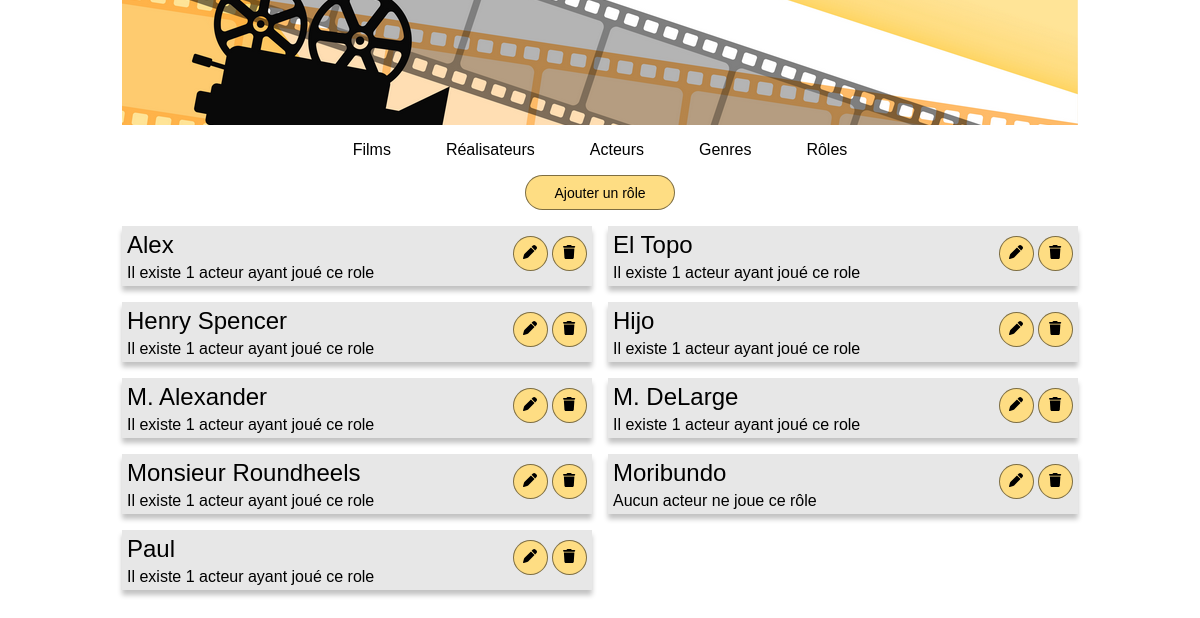
/index.php?action=listRoles, run on the app's committed database.
### controller/CinemaController.php (called while the page is built, shortened)
<?php
class CinemaController
{
    public function connectToBDD()
    {
        return Connect::seConnecter();
    }
    public function listRoles()
    {
        $roles = $this->connectToBDD()->query("
        SELECT
        r.id_rôle,
        r.nom_rôle,
        COUNT(j.id_acteur) AS nbActeurs
        FROM jouer j
        INNER JOIN acteur a ON j.id_acteur = a.id_acteur
        INNER JOIN personne p ON a.id_personne = p.id_personne
        RIGHT JOIN rôle r ON j.id_rôle= r.id_rôle
        GROUP BY r.id_rôle
        ORDER BY r.nom_rôle
        ");
        require "view/listRoles.php";
    }
}

### model/Connect.php (called while the page is built, shortened)
<?php
abstract class Connect
{
    public static function seConnecter()
    {
        try
        {
            return new \PDO("mysql:host=" . self::HOST . ";dbname=" . self::DB . ";charset=utf8", self::USER, self::PASS);
        }
        catch (\PDOException $ex)
        {
            return $ex->getMessage();
        }
    }
}

### view/listRoles.php (the view, shortened to what this page needs)
<div class="top">
    <button type="bouton" class="button button-large button-center"><a href="index.php?action=formAddRole">Ajouter un rôle</a></button>
</div>
<?php foreach ($roles->fetchALL() as $role) {
?>
    <div class="genre-role-box bg">
        <div class="genre-role-main">
            <?php
            if ($role["nbActeurs"] > 0) {
            ?>
                <h1><a href="index.php?action=infoRole&id=<?= $role["id_rôle"] ?>"><?= $role["nom_rôle"] ?></a></h1>
                <p>Il existe <?= $role["nbActeurs"] ?> acteur<?= $role["nbActeurs"] > 1 ? "s" : "" ?> ayant joué ce role</p>
            <?php
            } else {
            ?>
                <h1><?= $role["nom_rôle"] ?></h1>
                <p>Aucun acteur ne joue ce rôle</p>
            <?php
            } ?>
        </div>
        <div class="genre-role-actions">
            <button type="bouton" class="button button-round">
                <a href="index.php?action=formEditRole&id=<?= $role["id_rôle"] ?>">
                </a>
            </button>
            <button type="bouton" class="button button-round">
                <a href="index.php?action=deleteRole&id=<?= $role["id_rôle"] ?>">
                </a>
            </button>
        </div>
    </div>
<?php }
require "view/template.php";

### public/css/style.css (style rules this page uses)
* { margin: 0px; padding: 0px; box-sizing: border-box; font-family: sans-serif; }
a:link, a:visited { color: black; text-decoration: none; }
p { margin-top: 5px; }
.bg { background-color: rgb(231, 231, 231); box-shadow: 0 5px 5px rgb(194, 194, 194); }
button { display: inline-block; background-color: rgb(254, 221, 131); border-radius: 20px; border: 1px solid rgba(0, 0, 0, 0.5); color: black; font-size: 14px; padding: 8px; cursor: pointer; }
.bg button { margin-top: 5px; }
.button { height: 35px; }
.button-round { width: 35px; }
.button-large { width: 150px; }
.top { margin: auto; }
h1 { font-size: 24px; font-weight: normal; }
.genre-role-box { width: 100%; min-height: 60px; height: fit-content; margin: 10px; padding: 5px; display: flex; flex-wrap: wrap; gap: 0px; }
@media screen and (min-width: 1200px) { .top { flex-basis: 100%; display: flex; } }
@media screen and (min-width: 1200px) { .button-center { margin: auto; } }
@media screen and (min-width: 1200px) { h1 { margin-top: 20px; } }
@media screen and (min-width: 1200px) { .genre-role-box { width: 470px; height: 60px; margin: 0px; padding: 5px; display: flex; flex-direction: column; } }
@media screen and (min-width: 1200px) { .genre-role-box h1 { margin-top: 0px; } }
@media screen and (min-width: 1200px) { .genre-role-actions { align-self: flex-end; } }

### data on the page
rôle: nom_rôle "Alex", nbActeurs "1"
rôle: nom_rôle "El Topo", nbActeurs "1"
rôle: nom_rôle "Henry Spencer", nbActeurs "1"
rôle: nom_rôle "Hijo", nbActeurs "1"
rôle: nom_rôle "M. Alexander", nbActeurs "1"
rôle: nom_rôle "M. DeLarge", nbActeurs "1"
rôle: nom_rôle "Monsieur Roundheels", nbActeurs "1"
rôle: nom_rôle "Moribundo"
rôle: nom_rôle "Paul", nbActeurs "1"
